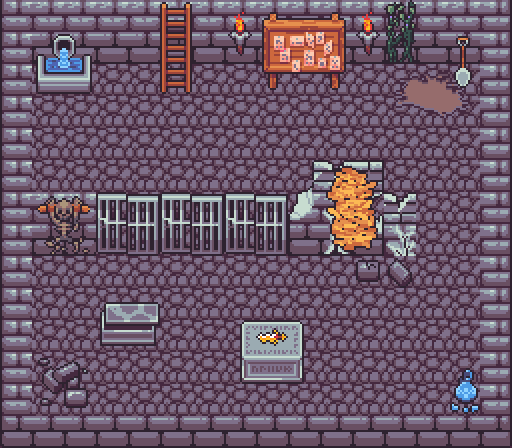

This game map was drawn from its Tiled (.tmx) file and the tilesets committed beside it. A one-line description and the full map source follow:
An orthogonal 16x14 tile map with 32x32 px tiles, 6 tile layers (Sol, Sol supp, Mur, Meuble, ...), 2 tilesets and 14 objects (9x collision, 2x zone_creation, quest_zone, map_zone, ladder_zone).

<map version="1.10" tiledversion="1.11.2" orientation="orthogonal" renderorder="right-down" width="16" height="14" tilewidth="32" tileheight="32" infinite="0" nextlayerid="8" nextobjectid="16">
 <tileset firstgid="1" source="Cave.tsx" />
 <tileset firstgid="599" source="Labo.tsx" />
 <layer id="1" name="Sol" width="16" height="14">
  <data encoding="csv">
27,27,27,27,27,27,27,27,27,27,27,27,27,27,27,27,
27,27,27,27,27,27,27,27,27,27,27,27,27,27,27,27,
27,27,27,27,27,27,27,27,27,27,27,27,27,27,27,27,
27,27,27,27,27,27,27,27,27,27,27,27,27,27,27,27,
27,27,27,27,27,27,27,27,27,27,27,27,27,27,27,27,
27,27,27,27,27,27,27,27,27,27,27,27,27,27,27,27,
27,27,27,27,27,27,27,27,27,27,27,27,27,27,27,27,
27,27,27,27,27,27,27,27,27,27,27,27,27,27,27,27,
27,27,27,27,27,27,27,27,27,27,27,27,27,27,27,27,
27,27,27,27,27,27,27,27,27,27,27,27,27,27,27,27,
27,27,27,27,27,27,27,27,27,27,27,27,27,27,27,27,
27,27,27,27,27,27,27,27,27,27,27,27,27,27,27,27,
27,27,27,27,27,27,27,27,27,27,27,27,27,27,27,27,
27,27,27,27,27,27,27,27,27,27,27,27,27,27,27,27
</data>
 </layer>
 <layer id="2" name="Sol supp" width="16" height="14">
  <data encoding="csv">
0,0,0,0,0,0,0,0,0,0,0,0,0,0,0,0,
0,0,0,0,0,0,0,0,0,0,0,0,0,0,0,0,
0,0,0,0,0,0,0,0,0,0,0,0,371,372,373,0,
0,0,0,0,0,0,0,0,0,0,0,0,397,398,399,0,
0,0,0,0,0,0,0,0,0,0,0,0,0,0,0,0,
0,0,0,0,0,0,0,0,0,0,0,0,0,0,0,0,
0,0,0,0,0,0,0,0,0,0,0,0,0,0,0,0,
0,0,0,0,0,0,0,0,0,0,0,0,0,0,0,0,
0,0,0,0,0,0,0,0,0,0,0,0,0,0,0,0,
0,0,0,0,0,0,0,0,0,0,0,0,0,0,0,0,
0,0,0,0,0,0,0,0,0,0,0,0,0,0,0,0,
0,0,0,0,0,0,0,0,0,0,0,0,0,0,0,0,
0,0,0,0,0,0,0,0,0,0,0,0,0,0,0,0,
0,0,0,0,0,0,0,0,0,0,0,0,0,0,0,0
</data>
 </layer>
 <layer id="3" name="Mur" width="16" height="14">
  <data encoding="csv">
313,314,314,314,314,314,314,314,314,314,314,314,314,314,314,315,
313,340,340,340,340,340,340,340,340,340,340,340,340,340,340,315,
313,0,0,0,0,0,0,0,0,0,0,0,0,0,0,315,
313,0,0,0,0,0,0,0,0,0,0,0,0,0,0,315,
313,0,0,0,0,0,0,0,0,0,0,0,0,0,0,315,
313,0,0,0,0,0,0,0,0,421,422,423,0,0,0,315,
313,314,314,41,42,41,42,41,42,447,448,449,422,0,0,315,
313,340,340,67,68,67,68,67,68,473,474,475,448,0,0,315,
313,0,0,0,0,0,0,0,0,0,0,0,0,0,0,315,
313,0,0,0,0,0,0,0,0,0,0,0,0,0,0,315,
313,0,0,0,0,0,0,0,0,0,0,0,0,0,0,315,
313,0,0,0,0,0,0,0,0,0,0,0,0,0,0,315,
313,0,0,0,0,0,0,0,0,0,0,0,0,0,0,315,
339,340,340,340,340,340,340,340,340,340,340,340,340,340,340,341
</data>
 </layer>
 <layer id="4" name="Meuble" width="16" height="14">
  <data encoding="csv">
0,0,0,0,0,8,0,0,719,720,721,0,0,0,0,0,
0,305,306,0,0,34,0,0,754,755,756,0,0,0,0,0,
0,331,332,0,0,60,0,0,789,790,791,0,0,0,0,0,
0,0,0,0,0,0,0,0,0,0,0,0,0,0,0,0,
0,0,0,0,0,0,0,0,0,0,0,0,0,0,0,0,
0,0,0,0,0,0,0,0,0,0,0,0,0,0,0,0,
0,0,0,0,0,0,0,0,0,0,0,0,0,0,0,0,
0,0,0,0,0,0,0,0,0,0,0,0,0,0,0,0,
0,0,0,0,0,0,0,0,0,0,0,0,0,0,0,0,
0,0,0,358,359,0,0,0,0,0,0,0,0,0,0,0,
0,0,0,384,385,0,0,302,303,304,0,0,0,0,0,0,
0,0,0,0,0,0,0,328,329,330,0,0,0,0,0,0,
0,0,0,0,0,0,0,0,0,0,0,0,0,0,0,0,
0,0,0,0,0,0,0,0,0,0,0,0,0,0,0,0
</data>
 </layer>
 <layer id="5" name="élément supp" width="16" height="14">
  <data encoding="csv">
0,0,0,0,0,0,0,141,0,0,0,141,14,0,0,0,
0,0,0,0,0,0,0,167,0,0,0,167,65,0,623,0,
0,0,0,0,0,0,0,0,0,0,0,0,0,0,658,0,
0,0,0,0,0,0,0,0,0,0,0,0,0,0,0,0,
0,0,0,0,0,0,0,0,0,0,0,0,0,0,0,0,
0,0,0,0,0,0,0,0,0,0,121,122,0,0,0,0,
0,119,120,0,0,0,0,0,0,0,147,148,0,0,0,0,
0,145,146,0,0,0,0,0,0,0,173,174,0,0,0,0,
0,0,0,0,0,0,0,0,0,0,0,293,294,0,0,0,
0,0,0,0,0,0,0,0,0,0,0,0,0,0,0,0,
0,0,0,0,0,0,0,0,0,0,0,0,0,0,0,0,
0,320,321,0,0,0,0,0,0,0,0,0,0,0,87,0,
0,346,347,0,0,0,0,0,0,0,0,0,0,0,113,0,
0,0,0,0,0,0,0,0,0,0,0,0,0,0,0,0
</data>
 </layer>
 <objectgroup id="7" name="Zone">
  <object id="1" type="quest_zone" x="280.34" y="49.5529" width="42.2208" height="34.944" />
  <object id="2" name="Eau" type="zone_creation" x="30.6667" y="58.3131" width="68" height="41.6869" />
  <object id="3" type="collision" x="-4" y="-4" width="516" height="66.6667" />
  <object id="4" type="collision" x="480" y="40" width="32" height="408" />
  <object id="5" type="collision" x="-2.66667" y="410.667" width="489.333" height="38.6667" />
  <object id="7" type="collision" x="-4" y="-8" width="34.6667" height="450.667" />
  <object id="8" type="collision" x="22.6667" y="190.667" width="72" height="62.6667" />
  <object id="9" type="collision" x="97.3333" y="191.367" width="318.667" height="63.2998" />
  <object id="10" type="map_zone" x="324" y="181.333" width="56" height="77.3333" />
  <object id="11" type="collision" x="94.6667" y="301.333" width="68" height="42.6667" />
  <object id="12" type="collision" x="241.273" y="318.667" width="62.7268" height="64" />
  <object id="13" type="ladder_zone" x="157.333" y="54.6667" width="37.3333" height="44" />
  <object id="14" name="Terre" type="zone_creation" x="406.667" y="74.6667" width="54.6667" height="38.6667" />
  <object id="15" type="collision" x="450.93" y="381.333" width="29.0699" height="32" />
 </objectgroup>
 <layer id="6" name="Truc en plus" width="16" height="14">
  <data encoding="csv">
0,0,0,0,0,0,0,0,0,0,0,0,0,0,0,0,
0,0,0,0,0,0,0,0,0,0,0,0,0,0,0,0,
0,0,0,0,0,0,0,0,0,0,0,0,0,0,0,0,
0,0,0,0,0,0,0,0,0,0,0,0,0,0,0,0,
0,0,0,0,0,0,0,0,0,0,0,0,0,0,0,0,
0,0,0,0,0,0,0,0,0,0,0,0,0,0,0,0,
0,0,0,0,0,0,0,0,0,0,0,0,0,0,0,0,
0,0,0,0,0,0,0,0,0,0,0,0,0,0,0,0,
0,0,0,0,0,0,0,0,0,0,0,0,0,0,0,0,
0,0,0,0,0,0,0,0,0,0,0,0,0,0,0,0,
0,0,0,0,0,0,0,0,277,0,0,0,0,0,0,0,
0,0,0,0,0,0,0,0,0,0,0,0,0,0,0,0,
0,0,0,0,0,0,0,0,0,0,0,0,0,0,0,0,
0,0,0,0,0,0,0,0,0,0,0,0,0,0,0,0
</data>
 </layer>
</map>
